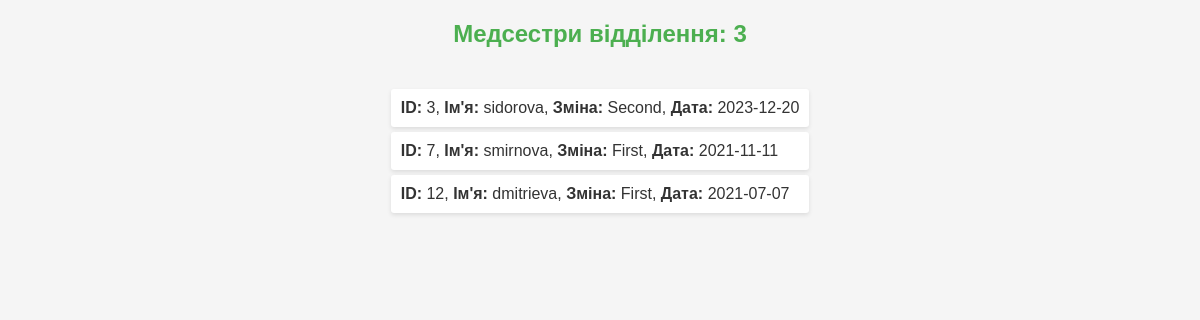
/department_nurses.php?department=3, run on the app's committed database.
### tables this page shows
CREATE TABLE `nurse` (
  `id_nurse` int NOT NULL,
  `name` text NOT NULL,
  `date` date NOT NULL,
  `department` int NOT NULL,
  `shift` text NOT NULL
);

### department_nurses.php (the view, shortened to what this page needs)
<?php
include("connect.php");
?>
<!DOCTYPE html>
<html>
<head>
    <link rel="stylesheet" href="index.css">
</head>
<body>
    <?php
    try {
        $department_id = $_GET['department'];
        $stmt = $dbh->prepare('
            SELECT id_nurse, name, shift, date
            FROM nurse
            WHERE department = :department_id
        ');
        $stmt->bindValue(":department_id", $department_id);
        $stmt->execute();
        $nurses = $stmt->fetchAll();
        echo "<h2>Медсестри відділення: $department_id</h2>";
        if ($nurses) {
            echo "<ul>";
            foreach ($nurses as $nurse) {
                echo "<li><b>ID:</b> {$nurse['id_nurse']}, <b>Ім'я:</b> {$nurse['name']}, <b>Зміна:</b> {$nurse['shift']}, <b>Дата:</b> {$nurse['date']}</li>";
            }
            echo "</ul>";
        } else {
            echo "<p>У цьому відділенні немає медсестер.</p>";
        }
    } catch (PDOException $e) {
        echo 'Помилка: ' . $e->getMessage();
    }
    ?>
</body>
</html>

### index.css (style rules this page uses)
body { font-family: Arial, sans-serif; background-color: #f5f5f5; margin: 0; padding: 0; display: flex; flex-direction: column; align-items: center; color: #333; }
h1, h2 { color: #4caf50; }
ul { list-style-type: none; padding: 0; }
li { background: #fff; margin: 5px 0; padding: 10px; border-radius: 3px; box-shadow: 0 2px 4px rgba(0, 0, 0, 0.1); }

### data on the page
nurse: id_nurse "3", name "sidorova", shift "Second", date "2023-12-20"
nurse: id_nurse "7", name "smirnova", shift "First", date "2021-11-11"
nurse: id_nurse "12", name "dmitrieva", shift "First", date "2021-07-07"

### other printed values
$department_id "3"
